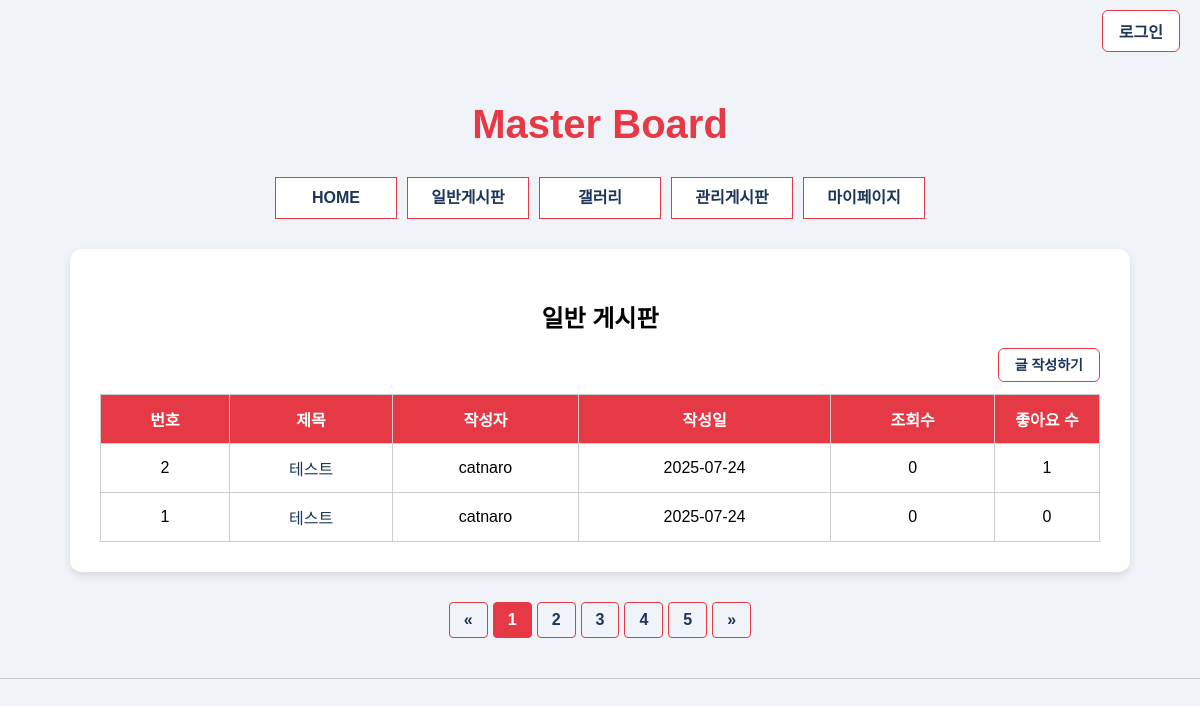
The page /board/ on the database as committed earlier.
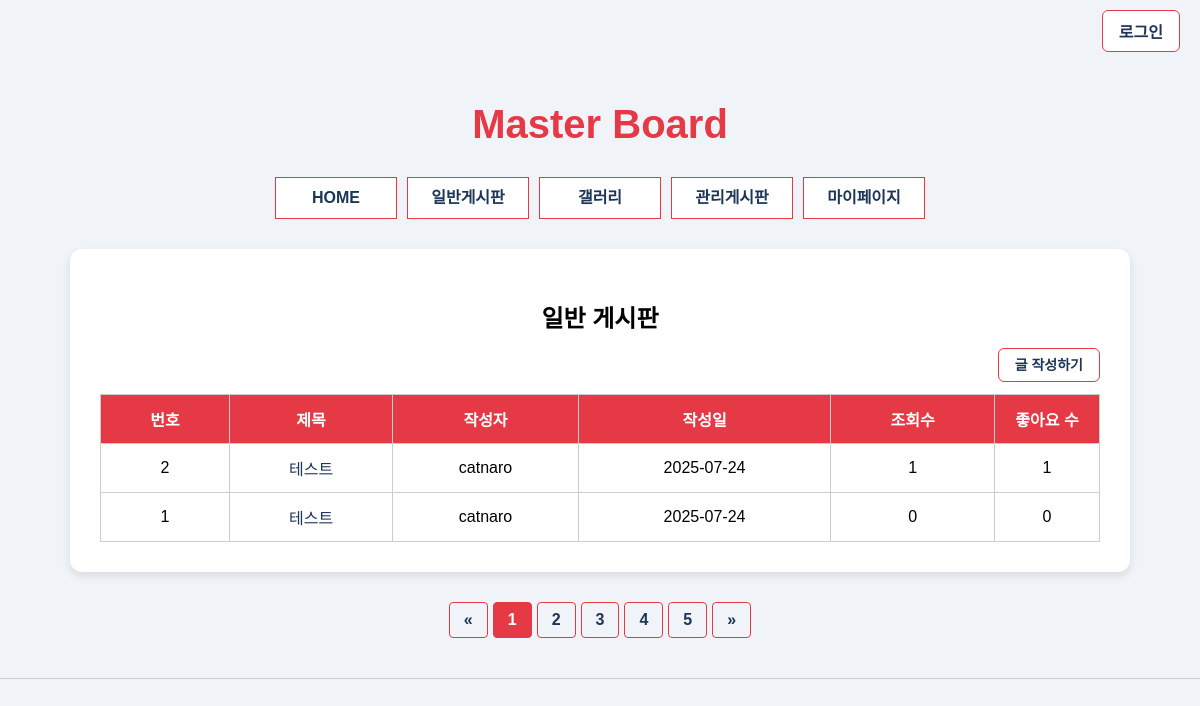
The same page on the database as committed later.
### board/models.py (models this page shows, shortened)
class Post(models.Model):
    BOARD_CHOICES = [
        ('general', '일반게시판'),
        ('gallery', '갤러리'),
        ('admin', '관리자게시판'),
    ]
    title = models.CharField(max_length=200, verbose_name='제목')
    content = models.TextField(verbose_name='내용')
    author = models.ForeignKey(User, on_delete=models.CASCADE, verbose_name='작성자')
    board_type = models.CharField(max_length=20, choices=BOARD_CHOICES, default='general', verbose_name='게시판 구분')
    created_at = models.DateTimeField(auto_now_add=True, verbose_name='작성일')
    updated_at = models.DateTimeField(auto_now=True, verbose_name='수정일')
    views = models.PositiveIntegerField(default=0, verbose_name='조회수')
    likes = models.PositiveIntegerField(default=0, verbose_name='좋아요')
    image = models.ImageField(upload_to='gallery/', blank=True, null=True, verbose_name='이미지')
    class Meta:
        ordering = ['-created_at']
        verbose_name = '게시글'
        verbose_name_plural = '게시글'

### board/views.py (the view)
# urls.py: path('', views.board_list, name='board_list'),
def board_list(request):
    posts = Post.objects.filter(board_type='general').order_by('-created_at')
    paginator = Paginator(posts, 10)  # 페이지당 10개
    page_number = request.GET.get('page')
    page_obj = paginator.get_page(page_number)
    return render(request, 'board_list.html', {
        'posts': page_obj,
        'board_type': 'general'
    })

### templates/board_list.html (shortened to what this page needs)
<!DOCTYPE html>
<html lang="ko">
<head>
</head>
<body>
    <div class="login-wrapper">
        {% if user.is_authenticated %}
            <a href="{% url 'accounts:profile' %}" class="login-btn">마이페이지</a>
            <a href="{% url 'accounts:logout' %}" class="login-btn" style="margin-left: 10px;">로그아웃</a>
        {% else %}
            <a href="{% url 'accounts:login' %}" class="login-btn">로그인</a>
        {% endif %}
    </div>
    <div>
        <h1 class="title">Master Board</h1>
        <nav>
            <ul id="topmenu">
                <li><a href="{% url 'home' %}">HOME</a></li>
                <li><a href="{% url 'board:board_list' %}">일반게시판</a></li>
                <li><a href="{% url 'board:gallery_list' %}">갤러리</a></li>
                <li><a href="{% url 'board:admin_board_list' %}">관리게시판</a></li>
                <li><a href="{% url 'accounts:profile' %}">마이페이지</a></li>
            </ul>
        </nav>
    </div>
    <div class="content">
        <h2>일반 게시판</h2>
        <div class="more-btn-wrapper">
            <a href="{% url 'board:post_create' %}" class="write-button">글 작성하기</a>
        </div>
        <table>
            <thead>
                <tr>
                    <th>번호</th>
                    <th>제목</th>
                    <th>작성자</th>
                    <th>작성일</th>
                    <th>조회수</th>
                    <th class="like-col">좋아요 수</th>
                </tr>
            </thead>
            <tbody>
                {% for post in posts %}
                <tr>
                    <td>{{ post.id }}</td>
                    <td><a href="{% url 'board:post_detail' post.pk %}">{{ post.title }}</a></td>
                    <td>{{ post.author.username }}</td>
                    <td>{{ post.created_at|date:"Y-m-d" }}</td>
                    <td>{{ post.views }}</td>
                    <td class="like-col">{{ post.likes }}</td>
                </tr>
                {% empty %}
                <tr>
                    <td colspan="6">등록된 게시글이 없습니다.</td>
                </tr>
                {% endfor %}
            </tbody>
        </table>
    </div>
    <div class="pagination">
        <a href="#">&laquo;</a>
        <a href="#" class="active">1</a>
        <a href="#">2</a>
        <a href="#">3</a>
        <a href="#">4</a>
        <a href="#">5</a>
        <a href="#">&raquo;</a>
    </div>
    <hr>
</body>
</html>

Rows that differ between the two databases and show on the page:
changed Post id 2: views "0" → "1"
